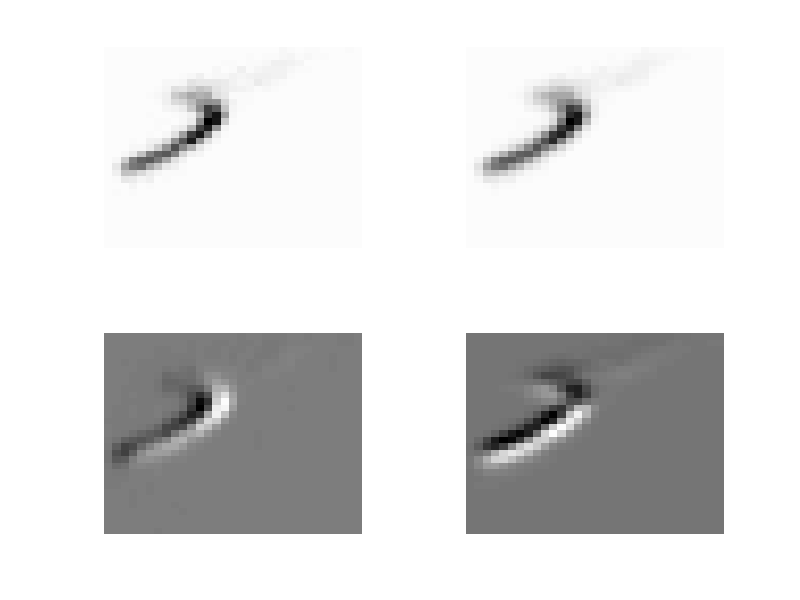
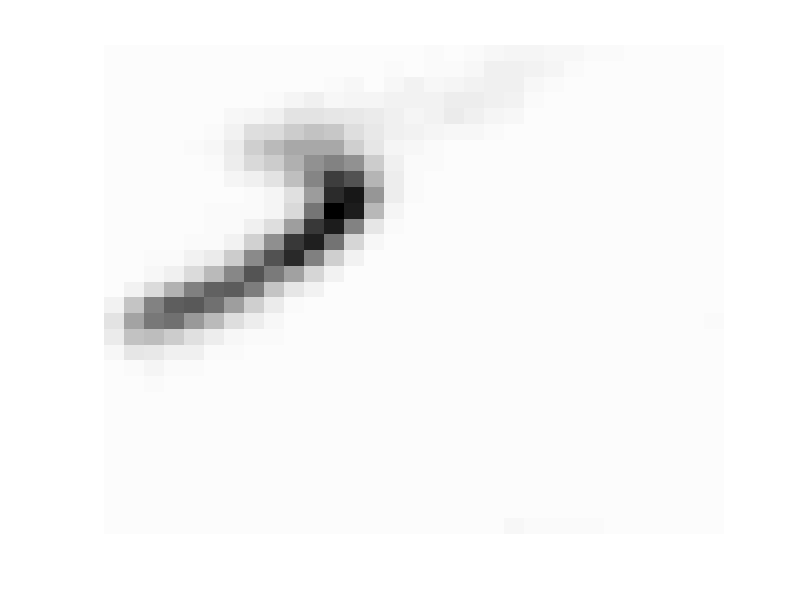

Reproduce these figures in MATLAB, in order.
% Victor Z
% UW-Madison, 2020
% use Sobel and Gaussian filters in flow cytometry
% https://www.mathworks.com/help/stats/pca.html

clc
clear all
close all hidden

% load flow cytometry signal
f=load('./Data/flow_cytometry.txt');
f=f(20:50,5:35); % zoom in

c=linspace(0.99,0.0,100)';
C=[c,c,c];
subplot(2,2,1)
imagesc(f)
colormap(C);
axis off

% gaussian filter
sigma=0.5;
hsize=length(f);
g = fspecial('gaussian',hsize,sigma);

% apply filter
fn=conv2(f,g,'same');
subplot(2,2,2)
imagesc(fn);
colormap(C);
axis off

% apply Sobel filter in vertical direction
g=[1 2 1; 0 0 0; -1 -2 -1]';
fnv=conv2(f,g,'same');
subplot(2,2,3)
imagesc(fnv);
colormap(C);
axis off

% apply Sobel filter in horizontal direction
g=[1 2 1; 
    0 0 0; 
    -1 -2 -1];
fnh=conv2(f,g,'same');
subplot(2,2,4)
imagesc(fnh);
colormap(C);
axis off

print -depsc scatter_filter.eps


% apply Gaussian filter using convolution
sigma=0.5;
hsize=length(f);
g = fspecial('gaussian',hsize,sigma);

h=fft2(f).*fft2(g);
fn3=fftshift(ifft2(h));
figure(3)
imagesc(real(fn3));
colormap(C);
axis off

